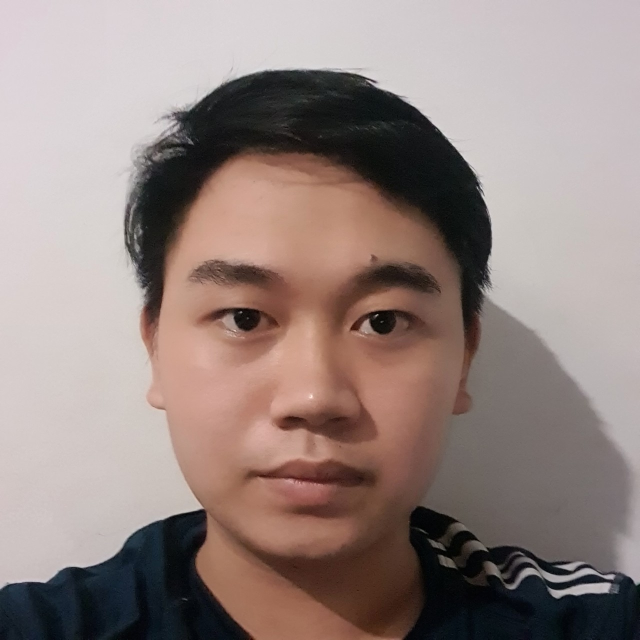
#> input picture dataset/test-data/All/DucHung.jpg, 1280 x 1280 px (shown at 1/2 size); its folder holds only this picture in this run
$ python -i app.py   (imports and definitions only)
#> lines starting #> are read from the running program, lines starting #| are printed output that depends on the picture
#> further down, picture is the input picture: shape (1280, 1280, 3); mean B, G, R 128.8, 133.2, 149.3
from cv2 import log
from flask import Flask, request, jsonify
import base64
import cv2
import os
import numpy as np
import math
from PIL import Image
import io

train_folder = "../dataset/train-data"
test_folder = "../dataset/test-data"
FACE_CASCADE = "../haarcascade_frontalface_default.xml"
faceCascade = cv2.CascadeClassifier(FACE_CASCADE)


# [15 lines left out: functions add_cors_headers, string_to_image, not called in this run]

def cropp_image(image):
    if image.ndim != 2:
        image = cv2.cvtColor(image, cv2.COLOR_BGR2GRAY)
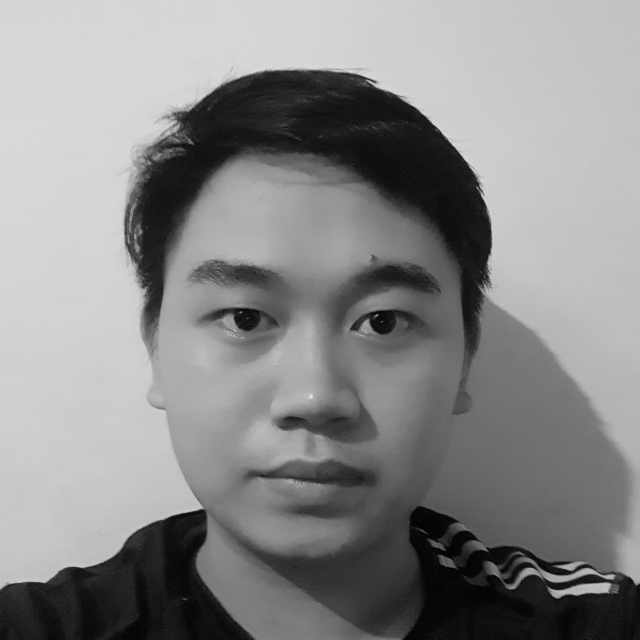
#> image: shape (1280, 1280) (shown at 1/2 size); min 0, max 242, mean 137.5

    faces = faceCascade.detectMultiScale(
        image,
        scaleFactor=1.3,
        minNeighbors=5,
        minSize=(10, 10),
        flags=cv2.CASCADE_SCALE_IMAGE
    )
#> faces = [[222, 315, 809, 809]]

    for (x, y, w, h) in faces:
        image = image[y:y + h, x:x + w]
#> this loop made 1 pass
#> pass 1, in cropp_image, `image = image[y:y + h, x:x + w]`:
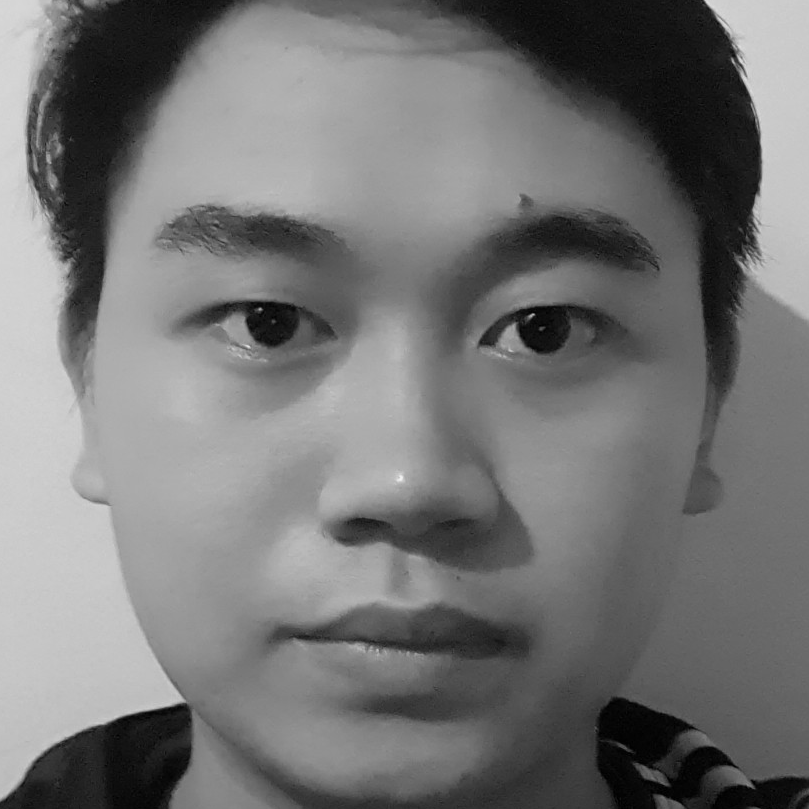
#> image: shape (809, 809); min 0, max 242, mean 117

    image = cv2.resize(image, (100, 100))
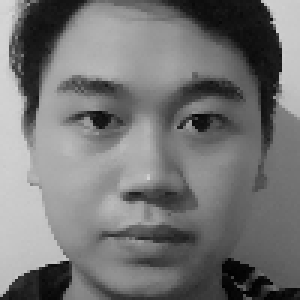
#> image: shape (100, 100) (shown 3 times larger); min 2, max 215, mean 116.8
    # cv2.imwrite("abc.jpg", image)

    return image


# [8 lines left out: function vector_to_image, not called in this run]


class Database:
    def __init__(self, folder, img_width, img_height):
        self.folder = folder
        self.img_width = img_width
        self.img_height = img_height
        self.people_images, self.all_images = self.open_images()
        self.global_mean_face = self.calculate_mean_face()

    def open_images(self):
        people_images = {}
        for folder_name in os.listdir(self.folder):
            people_images[folder_name] = []
            for image_name in os.listdir(os.path.join(self.folder, folder_name)):
                image = cv2.imread(os.path.join(self.folder, folder_name, image_name), 0)
                image = cropp_image(image)
                # cv2.imwrite(image_name, image)
                image = image.astype(np.float32)
                people_images[folder_name].append(image.flatten())

        width = sum(len(value) for key, value in people_images.items())
        all_images = np.ndarray(shape=(self.img_width * self.img_height, width))

        counter = 0
        for key, value in people_images.items():
            for image in value:
                all_images[:, counter] = image
                counter += 1

        return people_images, all_images

    # [15 lines left out: functions calculate_mean_face, normalize_images, not called in this run]


# [1 line that did not run here, left out]

# [1 line that did not run here, left out]
# [1 line that did not run here, left out]

# [1 line that did not run here, left out]

# Our final 360 eigenfaces | matrix dimension (10304, 360)
# [1 line that did not run here, left out]

# [2 lines not run here, left out]


# [3 lines that did not run here, left out]


# [33 lines that did not run here, left out]


# [2 lines not run here, left out]

>>> import cv2
>>> picture = cv2.imread('../dataset/test-data/All/DucHung.jpg')
>>> result = cropp_image(picture)

$ run again, on dataset/test-data/All/ThaiSon.jpg
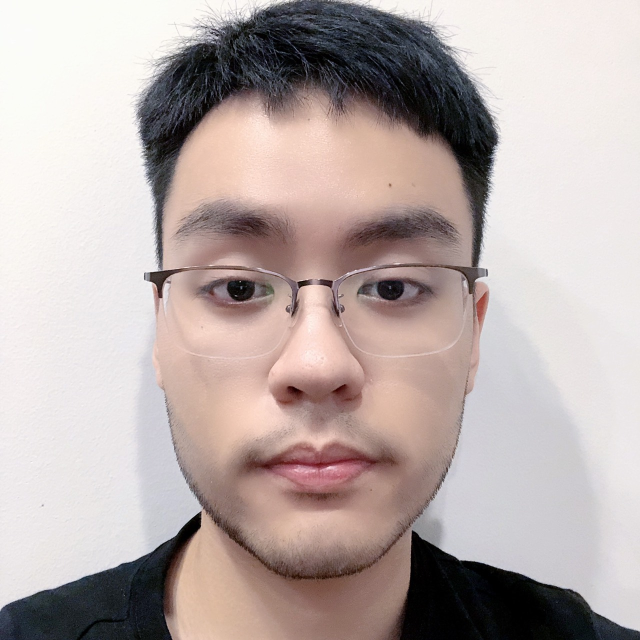
#> input picture dataset/test-data/All/ThaiSon.jpg, 1280 x 1280 px (shown at 1/2 size)
#> picture is the input picture: shape (1280, 1280, 3); mean B, G, R 169.3, 171.9, 184.7
#> in cropp_image, `image = cv2.cvtColor(image, cv2.COLOR_BGR2GRAY)`:
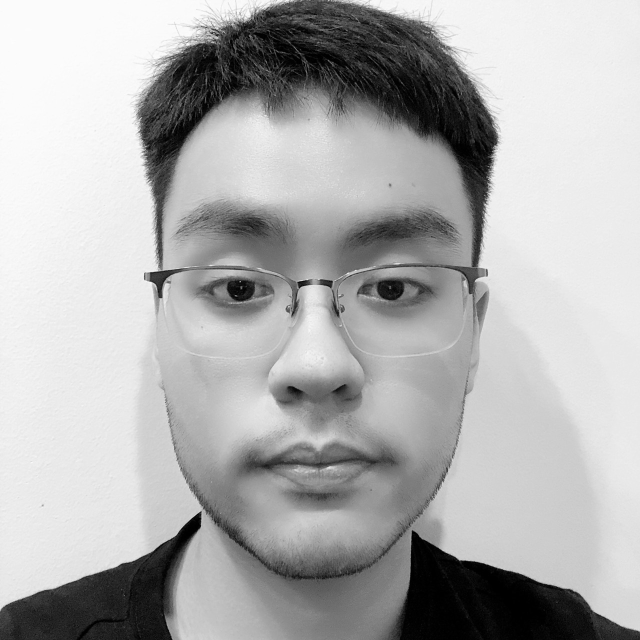
#> image: shape (1280, 1280) (shown at 1/2 size); min 0, max 255, mean 175.4
#> faces = [[162, 187, 953, 953]]
#> the loop in cropp_image, `for (x, y, w, h) in faces:` made 1 pass
#> in cropp_image, `image = cv2.resize(image, (100, 100))`:
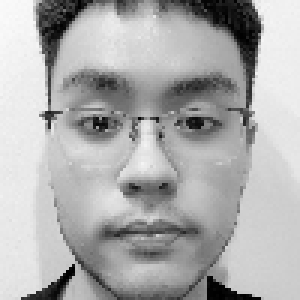
#> image: shape (100, 100) (shown 3 times larger); min 0, max 250, mean 173.1

$ run again, on dataset/test-data/All/ThaiSonn.jpg
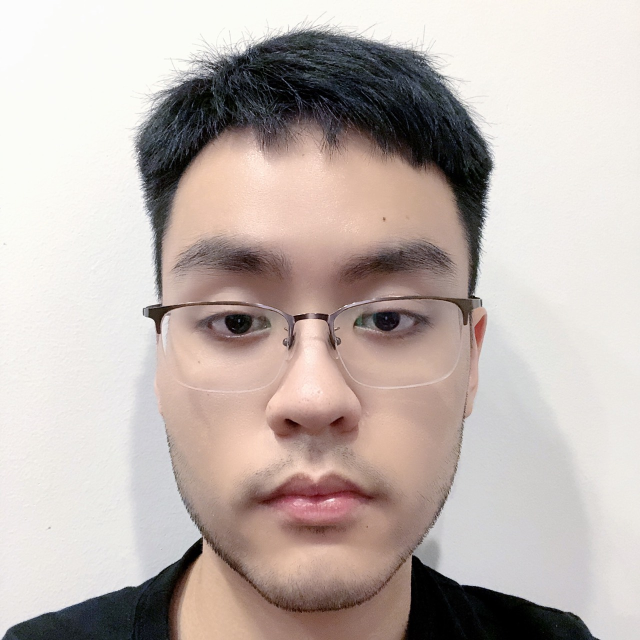
#> input picture dataset/test-data/All/ThaiSonn.jpg, 1280 x 1280 px (shown at 1/2 size)
#> picture is the input picture: shape (1280, 1280, 3); mean B, G, R 175.4, 180.4, 191.8
#> in cropp_image, `image = cv2.cvtColor(image, cv2.COLOR_BGR2GRAY)`:
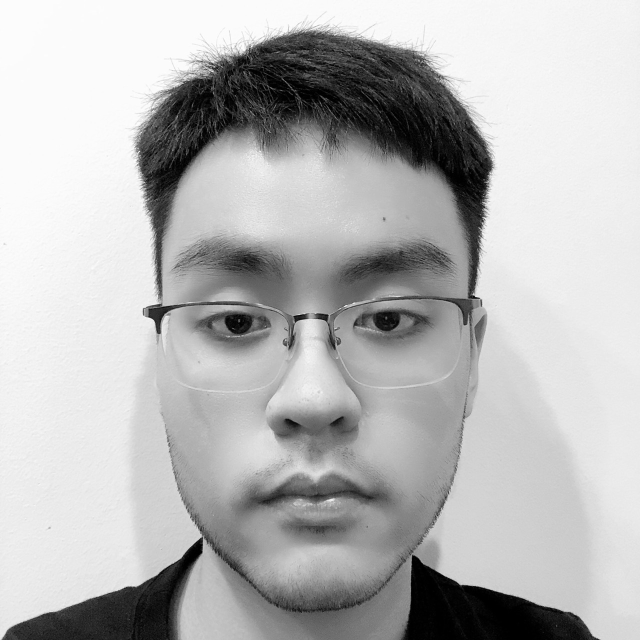
#> image: shape (1280, 1280) (shown at 1/2 size); min 0, max 255, mean 183.2
#> faces = [[200, 302, 853, 853]]
#> the loop in cropp_image, `for (x, y, w, h) in faces:` made 1 pass
#> in cropp_image, `image = cv2.resize(image, (100, 100))`:
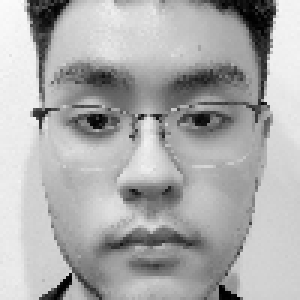
#> image: shape (100, 100) (shown 3 times larger); min 0, max 251, mean 172
